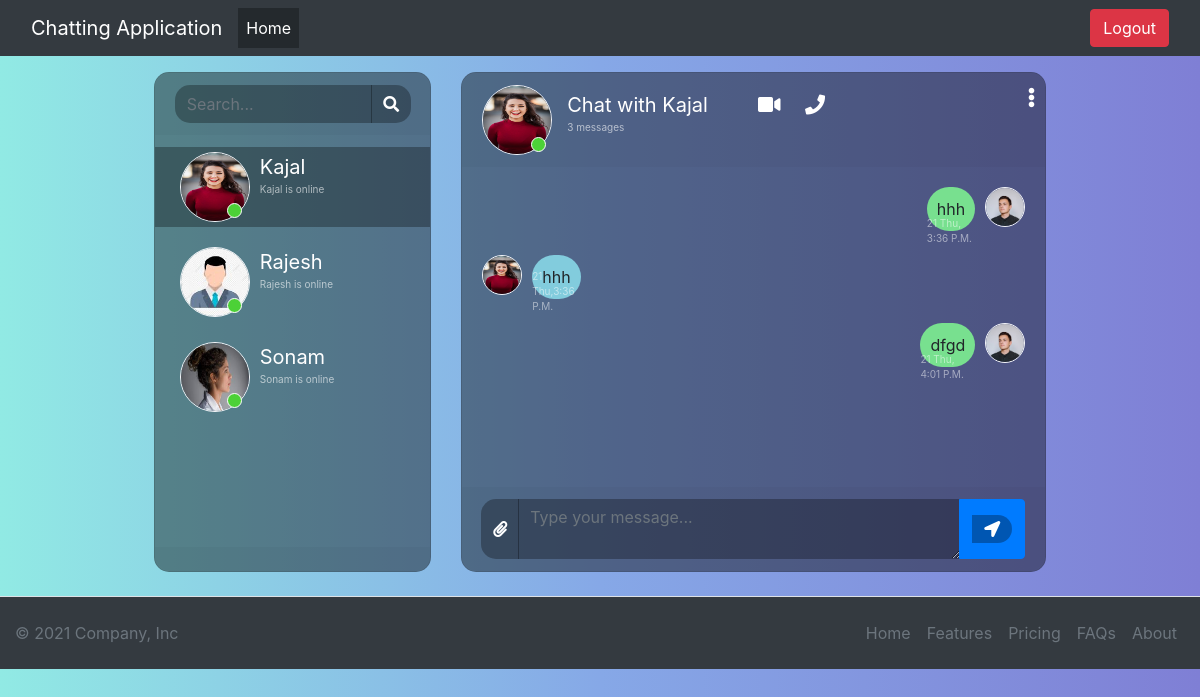
Page /chat/ (signed in) on the committed database.
### App/models.py (models this page shows, shortened)
class Thread(models.Model):
    first_person = models.ForeignKey(User, on_delete=models.CASCADE, null=True, related_name='thread_first_person')
    second_person = models.ForeignKey(User, on_delete=models.CASCADE, null=True, related_name='thread_second_person')
    updated = models.DateTimeField(auto_now_add=True)
    timestamp = models.DateTimeField(auto_now_add=True)
    objects = ThreadManager()
    class Meta:
        unique_together = ['first_person', 'second_person']

class Profile(models.Model):
    user = models.OneToOneField(User, on_delete=models.CASCADE)
    image = models.ImageField(upload_to='profile_pics/', default='profile_pics/default.jpg')

class ChatMessage(models.Model):
    thread = models.ForeignKey(Thread, null=True, blank=True, on_delete=models.CASCADE,
                               related_name='chatmessages_thread')
    user = models.ForeignKey(User, on_delete=models.CASCADE)
    message = models.TextField()
    timestamp = models.DateTimeField(auto_now_add=True)

### App/views.py (the view)
# urls.py: path('chat/', views.chat, name='chat'),
@login_required(login_url='/')
def chat(request):
    threads = Thread.objects.by_user(user=request.user).prefetch_related('chatmessages_thread')
    context = {
        'Threads': threads,
        'alluser': User
    }
    return render(request, 'chat.html', context)

### App/models.py (called while the page is built)
    def by_user(self, **kwargs):
        user = kwargs.get('user')
        lookup = Q(first_person=user) | Q(second_person=user)
        qs = self.get_queryset().filter(lookup).distinct()
        return qs

### App/templates/chat.html (shortened to what this page needs)
{% extends 'base.html' %}
{% block head %}
    <link rel="stylesheet" href="https://stackpath.bootstrapcdn.com/bootstrap/4.1.3/css/bootstrap.min.css"
>
    <link rel="stylesheet" href="https://use.fontawesome.com/releases/v5.5.0/css/all.css"
>
    <link rel="stylesheet" type="text/css"
          href="https://cdnjs.cloudflare.com/ajax/libs/malihu-custom-scrollbar-plugin/3.1.5/jquery.mCustomScrollbar.min.css">
{% endblock %}
{% load static %}
{% block css %}
    <link href="{% static 'style.css' %}" rel="stylesheet">
{% endblock %}
{% block content %}
    <div class=" mt-3">
    <div class="row justify-content-center h-100">
        <div class="col-md-4 col-xl-3 chat">
            <div class="card mb-sm-3 mb-md-0 contacts_card">
                <div class="card-header">
                    <div class="input-group">
                        <input type="text" placeholder="Search..." name="" class="form-control search">
                        <div class="input-group-prepend">
                            <span class="input-group-text search_btn"><i class="fas fa-search"></i></span>
                        </div>
                    </div>
                </div>
                <div class="card-body contacts_body">
                    <ui class="contacts">
                        {% for thread in Threads %}
                            <li class="{% if  forloop.first %} active {% endif %}" chat-id="chat_{{ thread.id }}">
                                <div class="d-flex bd-highlight">
                                    <div class="user_info">
                                        {% if thread.first_person == user %}
                                            <div class="img_cont" style="float: left;">
                                                <img src="{{ thread.second_person.profile.image.url }}"
                                                     class="rounded-circle user_img">
                                                <span class="online_icon"></span>
                                            </div>
                                            <span style="margin-left: 10px;">{{ thread.second_person.username }}</span>
                                            <p style="margin-left: 80px!important;">{{ thread.second_person.username }}
                                                is online</p>
                                        {% else %}
                                            <span>{{ thread.first_person.username }}</span>
                                            <p>{{ thread.second_person.username }} is online</p>
                                        {% endif %}
                                    </div>
                                </div>
                            </li>
                        {% endfor %}
                    </ui>
                </div>
                <div class="card-footer"></div>
            </div>
        </div>
        <div class="col-md-8 col-xl-6 chat">
            <div class="card">
                {% for thread in Threads %}
                    <div class="messages-wrapper {% if forloop.first %} is_active {% else %} hide {% endif %}"
                         chat-id="chat_{{ thread.id }}"
                         other-user-id="{% if thread.first_person == user %} {{ thread.second_person.id }} {% else %} {{ thread.first_person.id }} {% endif %}">
                        <div class="card-header msg_head">
                            <div class="d-flex bd-highlight">
                                <div class="img_cont">
                                    <img src="{{ thread.second_person.profile.image.url }}"
                                         class="rounded-circle user_img">
                                    <span class="online_icon"></span>
                                </div>
                                <div class="user_info">
                                    {% if thread.first_person == user %}
                                        <span>Chat with {{ thread.second_person.username }}</span>
                                    {% else %}
                                        <span>Chat with {{ thread.first_person.username }}</span>
                                    {% endif %}
                                    <p>{{ thread.chatmessages_thread.all.count }} messages</p>
                                </div>
                                <div class="video_cam">
                                    <span><i class="fas fa-video"></i></span>
                                    <span><i class="fas fa-phone"></i></span>
                                </div>
                            </div>
                            <span id="action_menu_btn"><i class="fas fa-ellipsis-v"></i></span>
                        </div>
                        <div class="card-body msg_card_body">
                            {% for chat in thread.chatmessages_thread.all %}
                                {% if chat.user ==  user %}
                                    <div class="d-flex justify-content-end mb-4">
                                        <div class="msg_cotainer_send">
                                            {{ chat.message }}
                                            <span class="msg_time_send">{{ chat.timestamp|date:"d D" }}, {{ chat.timestamp|time:"P"|title }} </span>
                                        </div>
                                        <div class="img_cont_msg">
                                            <img src="{{ chat.user.profile.image.url }}"
                                                 class="rounded-circle user_img_msg">
                                        </div>
                                    </div>
                                {% else %}
                                    <div class="d-flex justify-content-start mb-4">
                                        <div class="img_cont_msg">
                                            <img src="{{ chat.user.profile.image.url }}"
                                                 class="rounded-circle user_img_msg">
                                        </div>
                                        <div class="msg_cotainer">
                                            {{ chat.message }}
                                            <span class="msg_time">{{ chat.timestamp|date:"d D" }},{{ chat.timestamp|time:"P"|title }} </span>
                                        </div>
                                    </div>
                                {% endif %}
                            {% endfor %}
                        </div>
                    </div>
                {% endfor %}
                <div class="card-footer">
                    <form id="send-message-form">
                        <div class="input-group">
                            <div class="input-group-append">
                                <span class="input-group-text attach_btn"><i class="fas fa-paperclip"></i></span>
                            </div>
                            <textarea name="" class="form-control type_msg" id="input_message"
                                      placeholder="Type your message..."></textarea>
                            <div class="input-group-append">
                                <button type="submit" class="btn btn-primary"> <span
                                        class="input-group-text send_btn"><i
                                        class="fas fa-location-arrow"></i></span></button>
                            </div>
                        </div>
                    </form>
                </div>
            </div>
        </div>
    </div>
{% endblock %}

### App/templates/base.html (shortened to what this page needs)
<!DOCTYPE html>
<html lang="en">
{% load static %}
<head>
    {% block css %}
    {% endblock %}
    <link href="{% static 'Bootstrap/css/bootstrap.min.css' %}" rel="stylesheet">
    <link href="{% static 'Bootstrap/css/style.css' %}" rel="stylesheet">
    {% block head %}
    {% endblock %}
</head>
<body>
    <nav class="navbar navbar-expand-lg navbar-dark bg-dark">
        <div class="container-fluid">
            <a class="navbar-brand" href="{% url 'index' %}">Chatting Application</a>
            <div class="collapse navbar-collapse" id="navbarSupportedContent">
                <ul class="navbar-nav me-auto mb-2 mb-lg-0">
                    <li class="nav-item">
                        <a class="nav-link active" aria-current="page" href="{% url 'index' %}">Home</a>
                    </li>
                </ul>
                <div class="d-flex">
                    {% if request.user.is_authenticated %}
                        <a href="{% url 'logout' %}" class="btn btn-danger">Logout</a>
                    {% else %}
                        <a href="{% url 'login' %}" class="btn btn-success me-1">Login</a>
                        <a href="{% url 'signup' %}" class="btn btn-success">SignUp</a>
                    {% endif %}
                </div>
            </div>
        </div>
    </nav>
    {% block content %}
    {% endblock %}
    <footer class="d-flex flex-wrap justify-content-between align-items-center py-3 my-4 border-top bg-dark mb-auto">
        <p class="col-md-4 mb-0 text-muted">© 2021 Company, Inc</p>
        <ul class="nav col-md-4 justify-content-end">
            <li class="nav-item"><a href="#" class="nav-link px-2 text-muted">Home</a></li>
            <li class="nav-item"><a href="#" class="nav-link px-2 text-muted">Features</a></li>
            <li class="nav-item"><a href="#" class="nav-link px-2 text-muted">Pricing</a></li>
            <li class="nav-item"><a href="#" class="nav-link px-2 text-muted">FAQs</a></li>
            <li class="nav-item"><a href="#" class="nav-link px-2 text-muted">About</a></li>
        </ul>
    </footer>
</body>
</html>

### App/static/style.css (style rules this page uses)
body, html { height: 100%; margin: 0; background: #7F7FD5; background: -webkit-linear-gradient(to right, #91EAE4, #86A8E7, #7F7FD5); background: linear-gradient(to right, #91EAE4, #86A8E7, #7F7FD5); }
.chat { margin-top: auto; margin-bottom: auto; }
.card { height: 500px; border-radius: 15px !important; background-color: rgba(0, 0, 0, 0.4) !important; }
.contacts_body { padding: 0.75rem 0 !important; overflow-y: auto; white-space: nowrap; }
.msg_card_body { overflow-y: auto; }
.card-header { border-radius: 15px 15px 0 0 !important; border-bottom: 0 !important; }
.card-footer { border-radius: 0 0 15px 15px !important; border-top: 0 !important; }
.search { border-radius: 15px 0 0 15px !important; background-color: rgba(0, 0, 0, 0.3) !important; border: 0 !important; color: white !important; }
.type_msg { background-color: rgba(0, 0, 0, 0.3) !important; border: 0 !important; color: white !important; height: 60px !important; overflow-y: auto; }
.attach_btn { border-radius: 15px 0 0 15px !important; background-color: rgba(0, 0, 0, 0.3) !important; border: 0 !important; color: white !important; cursor: pointer; }
.send_btn { border-radius: 0 15px 15px 0 !important; background-color: rgba(0, 0, 0, 0.3) !important; border: 0 !important; color: white !important; cursor: pointer; }
.search_btn { border-radius: 0 15px 15px 0 !important; background-color: rgba(0, 0, 0, 0.3) !important; border: 0 !important; color: white !important; cursor: pointer; }
.contacts { list-style: none; padding: 0; }
.contacts li { width: 100% !important; padding: 5px 10px; margin-bottom: 15px !important; }
.active { background-color: rgba(0, 0, 0, 0.3); }
.user_img { height: 70px; width: 70px; border: 1.5px solid #f5f6fa; }
.user_img_msg { height: 40px; width: 40px; border: 1.5px solid #f5f6fa; }
.img_cont { position: relative; height: 70px; width: 70px; }
.img_cont_msg { height: 40px; width: 40px; }
.online_icon { position: absolute; height: 15px; width: 15px; background-color: #4cd137; border-radius: 50%; bottom: 0.2em; right: 0.4em; border: 1.5px solid white; }
.user_info { margin-top: auto; margin-bottom: auto; margin-left: 15px; cursor: grab; }
.user_info span { font-size: 20px; color: white; }
.user_info p { font-size: 10px; color: rgba(255, 255, 255, 0.6); }
.video_cam { margin-left: 50px; margin-top: 5px; }
.video_cam span { color: white; font-size: 20px; cursor: pointer; margin-right: 20px; }
.msg_cotainer { margin-top: auto; margin-bottom: auto; margin-left: 10px; border-radius: 25px; background-color: #82ccdd; padding: 10px; position: relative; }
.msg_cotainer_send { margin-top: auto; margin-bottom: auto; margin-right: 10px; border-radius: 25px; background-color: #78e08f; padding: 10px; position: relative; }
.msg_time { position: absolute; left: 0; bottom: -15px; color: rgba(255, 255, 255, 0.5); font-size: 10px; }
.msg_time_send { position: absolute; right: 0; bottom: -15px; color: rgba(255, 255, 255, 0.5); font-size: 10px; }
.msg_head { position: relative; }
#action_menu_btn { position: absolute; right: 10px; top: 10px; color: white; cursor: pointer; font-size: 20px; }
.is_active { display: block !important; }
.messages-wrapper { height: 100%; overflow-y: scroll; scroll-behavior: smooth; }

### rows in the picture
Thread: second_person.profile.image (picture), second_person.username "Kajal", chatmessages_thread.all.count "3"
Thread: second_person.profile.image (picture), second_person.username "Rajesh"
Thread: second_person.profile.image (picture), second_person.username "Sonam"
ChatMessage: message "hhh", timestamp "21 Thu", timestamp "3:36 P.M.", user.profile.image (picture)
ChatMessage: user.profile.image (picture), message "hhh", timestamp "21 Thu", timestamp "3:36 P.M."
ChatMessage: message "dfgd", timestamp "21 Thu", timestamp "4:01 P.M.", user.profile.image (picture)
